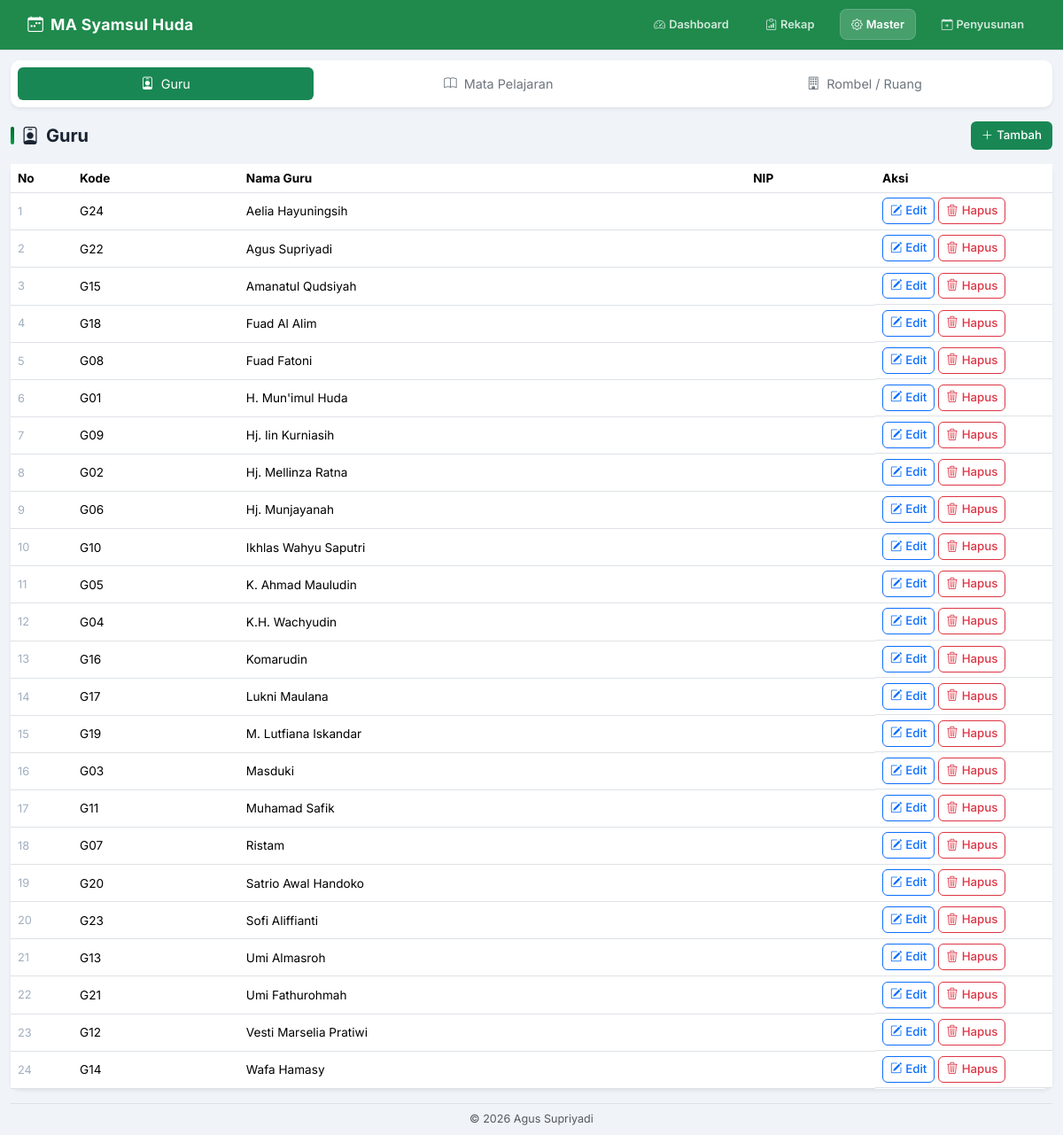
/master.php, run on the app's committed database.
### tables this page shows
CREATE TABLE teachers(id INTEGER PRIMARY KEY AUTOINCREMENT,code TEXT,name TEXT NOT NULL,nip TEXT,active INTEGER DEFAULT 1);

### config/database.php (called while the page is built, shortened)
<?php
function e(?string $v): string
{
    return htmlspecialchars($v ?? '', ENT_QUOTES, 'UTF-8');
}

### master.php (the view, shortened to what this page needs)
<?php
require __DIR__ . '/config/database.php';
$pdo  = db();
$type = $_GET['type'] ?? 'teachers';
$m = [
    'teachers' => ['Guru',            ['code' => 'Kode', 'name' => 'Nama Guru', 'nip' => 'NIP'], 'bi-person-badge'],
    'subjects' => ['Mata Pelajaran',  ['code' => 'Kode', 'name' => 'Nama Mapel'],                'bi-book'],
    'classes'  => ['Rombel / Ruang',  ['name' => 'Nama Rombel'],                                  'bi-building'],
];
[$title, $fields, $icon] = $m[$type];
$editRow = null;
$rows = $pdo->query("SELECT * FROM $type ORDER BY name")->fetchAll();
require __DIR__ . '/templates/header.php';
?>
<div class="mx-auto" style="max-width: 1180px;">
    <div class="card shadow-sm mb-3">
        <div class="card-body p-2">
            <ul class="nav nav-pills nav-fill gap-2">
                <?php foreach ($m as $key => $meta): ?>
                    <?php [$label, $fieldList, $menuIcon] = $meta; ?>
                    <li class="nav-item">
                        <a class="nav-link py-2.5 <?= $type === $key ? 'active bg-success text-white' : 'text-secondary' ?>"
                           href="?type=<?= $key ?>">
                            <i class="bi <?= $menuIcon ?> me-2"></i><?= $label ?>
                        </a>
                    </li>
                <?php endforeach; ?>
            </ul>
        </div>
    </div>
    <div class="d-flex justify-content-between align-items-center mb-3">
        <h3 class="page-heading mb-0">
            <i class="bi <?= $icon ?>"></i> <?= $title ?>
        </h3>
        <a href="?type=<?= $type ?>&new=1" class="btn btn-success">
            <i class="bi bi-plus-lg me-1"></i>Tambah
        </a>
    </div>
    <div class="card shadow-sm">
        <div class="table-responsive">
            <table class="table table-sm mb-0 align-middle">
                <tr>
                    <th style="width: 70px;">No</th>
                    <?php foreach ($fields as $l): ?>
                        <th><?= $l ?></th>
                    <?php endforeach; ?>
                    <th style="width: 200px;">Aksi</th>
                </tr>
                <?php foreach ($rows as $i => $r): ?>
                    <tr <?= ($editRow && $editRow['id'] == $r['id']) ? 'class="table-warning"' : '' ?>>
                        <td style="color:#a0aec0;font-size:.8rem;"><?= $i + 1 ?></td>
                        <?php foreach ($fields as $f => $l): ?>
                            <td><?= e($r[$f]) ?></td>
                        <?php endforeach; ?>
                        <td class="d-flex gap-1 flex-wrap">
                            <a class="btn btn-sm btn-outline-primary"
                               href="?type=<?= $type ?>&edit=<?= $r['id'] ?>">
                                <i class="bi bi-pencil-square me-1"></i>Edit
                            </a>
                            <a class="btn btn-sm btn-outline-danger"
                               href="?type=<?= $type ?>&delete=<?= $r['id'] ?>"
                               onclick="return confirm('Hapus?')">
                                <i class="bi bi-trash3 me-1"></i>Hapus
                            </a>
                        </td>
                    </tr>
                <?php endforeach; ?>
            </table>
        </div>
    </div>
</div>
<?php require __DIR__ . '/templates/footer.php'; ?>

### templates/header.php (shortened to what this page needs)
<?php
$title = $title ?? 'Jadwal MA Syamsul Huda';
$currentPage = basename($_SERVER['PHP_SELF'] ?? 'index.php');
$activeNav = '';
if ($currentPage === 'index.php') {
    $activeNav = 'dashboard';
} elseif ($currentPage === 'report.php') {
    $activeNav = 'report';
} elseif ($currentPage === 'master.php') {
    $activeNav = 'master';
} elseif ($currentPage === 'schedule.php') {
    $activeNav = 'schedule';
}
?>
<!doctype html><html lang=id>
    <head>
        <link href="https://cdn.jsdelivr.net/npm/bootstrap@5.3.3/dist/css/bootstrap.min.css" rel=stylesheet>
        <link href="https://cdn.jsdelivr.net/npm/bootstrap-icons@1.11.3/font/bootstrap-icons.min.css" rel=stylesheet>
        <link rel=stylesheet href="assets/css/app.css">
    </head>
    <body>
        <nav class="navbar navbar-dark bg-success">
            <div class=container-fluid>
                <div class="d-flex align-items-center gap-2">
                    <a class="navbar-brand fw-bold" href=index.php>
                        <i class="bi bi-calendar-week me-2"></i>MA Syamsul Huda
                    </a>
                </div>
                <div class="d-flex align-items-center gap-3">
                    <a class="nav-link text-white fw-semibold <?= $activeNav === 'dashboard' ? 'active-nav' : '' ?>" href=index.php>
                        <i class="bi bi-speedometer2 me-1"></i>Dashboard
                    </a>
                    <a class="nav-link text-white fw-semibold <?= $activeNav === 'report' ? 'active-nav' : '' ?>" href=report.php>
                        <i class="bi bi-clipboard-data me-1"></i>Rekap
                    </a>
                    <a class="nav-link text-white fw-semibold <?= $activeNav === 'master' ? 'active-nav' : '' ?>" href="master.php?type=teachers">
                        <i class="bi bi-gear me-1"></i>Master
                    </a>
                    <a class="nav-link text-white fw-semibold <?= $activeNav === 'schedule' ? 'active-nav' : '' ?>" href=schedule.php>
                        <i class="bi bi-calendar-plus me-1"></i>Penyusunan
                    </a>
                </div>
            </div>
        </nav>
        <div class=container-fluid py-2>

### templates/footer.php (shortened to what this page needs)
                <footer class="mt-3 py-2 border-top">
                    <div class="container-fluid text-center text-muted small">
                        &copy; <?= date('Y') ?> Agus Supriyadi
                    </div>
                </footer>
        </div>
    </body>
</html>

### assets/css/app.css (style rules this page uses)
*, *::before, *::after { box-sizing: border-box }
body { background: #f0f4f8; font-family: 'Inter', -apple-system, BlinkMacSystemFont, "Segoe UI", Roboto, Helvetica, Arial, sans-serif; font-size: 0.9rem; color: #1a2332; padding-top: 0; margin: 0; }
.navbar { background: #1f8a4c !important; box-shadow: 0 1px 0 rgba(0, 0, 0, .08); padding: 0.6rem 1.2rem; margin-bottom: 0.75rem; }
.navbar-brand { font-weight: 700; font-size: 1.1rem; letter-spacing: .3px; }
.navbar .nav-link { padding: .5rem .8rem; border-radius: 8px; transition: background .15s ease, color .15s ease, box-shadow .15s ease; opacity: .9; }
.navbar .nav-link.active-nav { background: rgba(255, 255, 255, 0.18); color: #fff !important; box-shadow: inset 0 0 0 1px rgba(255, 255, 255, 0.15); opacity: 1; }
.navbar .text-white { font-size: .8rem; opacity: .8; }
.card { border: none; border-radius: 10px; box-shadow: 0 2px 12px rgba(0, 0, 0, .07); }
.btn { border-radius: 6px; font-weight: 500; font-size: .83rem; transition: transform .12s, box-shadow .12s; }
.btn-success { background: #198754; border: none; }
.table { font-size: .85rem; }
.table td { padding: .75rem 1rem; vertical-align: middle; }
.table-sm th, .table-sm td { padding: .35rem .5rem !important; }
.page-heading { font-size: 1.25rem; font-weight: 700; color: #1a2332; margin-bottom: 1.2rem; display: flex; align-items: center; gap: .5rem; }
.page-heading::before { content: ''; display: inline-block; width: 4px; height: 1.25rem; background: linear-gradient(#006b2e, #009a44); border-radius: 2px; }

### data on the page
teachers: code "G24", name "Aelia Hayuningsih"
teachers: code "G22", name "Agus Supriyadi"
teachers: code "G15", name "Amanatul Qudsiyah"
teachers: code "G18", name "Fuad Al Alim"
teachers: code "G08", name "Fuad Fatoni"
teachers: code "G01", name "H. Mun'imul Huda"
teachers: code "G09", name "Hj. Iin Kurniasih"
teachers: code "G02", name "Hj. Mellinza Ratna"
teachers: code "G06", name "Hj. Munjayanah"
teachers: code "G10", name "Ikhlas Wahyu Saputri"
teachers: code "G05", name "K. Ahmad Mauludin"
teachers: code "G04", name "K.H. Wachyudin"
teachers: code "G16", name "Komarudin"
teachers: code "G17", name "Lukni Maulana"
teachers: code "G19", name "M. Lutfiana Iskandar"
teachers: code "G03", name "Masduki"
teachers: code "G11", name "Muhamad Safik"
teachers: code "G07", name "Ristam"
teachers: code "G20", name "Satrio Awal Handoko"
teachers: code "G23", name "Sofi Aliffianti"
teachers: code "G13", name "Umi Almasroh"
teachers: code "G21", name "Umi Fathurohmah"
teachers: code "G12", name "Vesti Marselia Pratiwi"
teachers: code "G14", name "Wafa Hamasy"

### other printed values
$label "Guru"
$label "Mata Pelajaran"
$label "Rombel / Ruang"
$title "Guru"
$l "Kode"
$l "Nama Guru"
$l "NIP"
